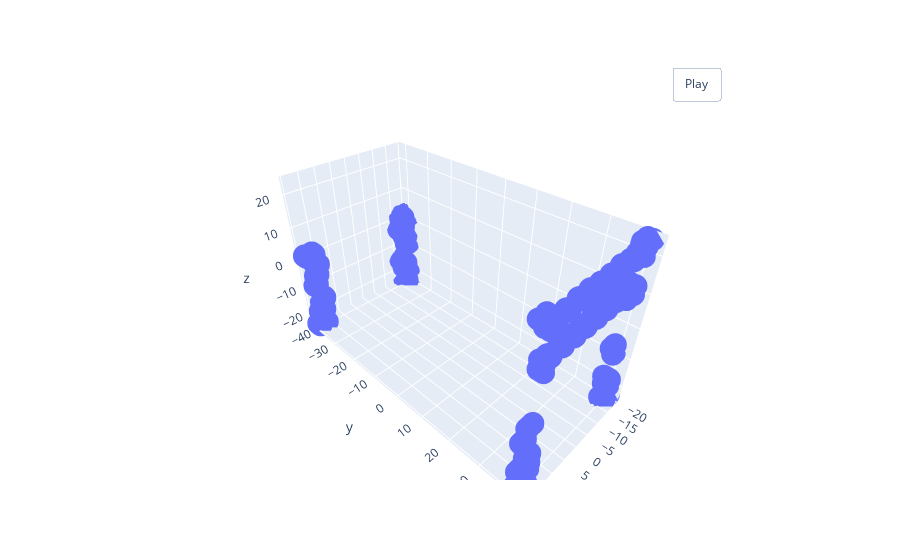

Notebook code cell kept with this figure:
### Markdown cell above
This mesh definitely looks like a bed.

### Code cell
visualize_rotate([go.Scatter3d(x=x, y=y, z=z,
                                   mode='markers')]).show()

### Figure 1 — Plotly figure (JSON) as saved in the notebook; plotly's stock layout.template omitted (floating-point values rounded to 4 significant figures; data arrays with more than 128 entries replaced by an {"elided": "..."} marker saying what was removed)
{"data": [{"mode": "markers", "type": "scatter3d", "x": {"elided": "2644 float values"}, "y": {"elided": "2644 float values"}, "z": {"elided": "2644 float values"}}], "layout": {"updatemenus": [{"buttons": [{"args": [null, {"frame": {"duration": 50, "redraw": true}, "fromcurrent": true, "mode": "immediate", "transition": {"duration": 0}}], "label": "Play", "method": "animate"}], "pad": {"r": 10, "t": 45}, "showactive": false, "type": "buttons", "x": 0.8, "xanchor": "left", "y": 1, "yanchor": "bottom"}]}}
